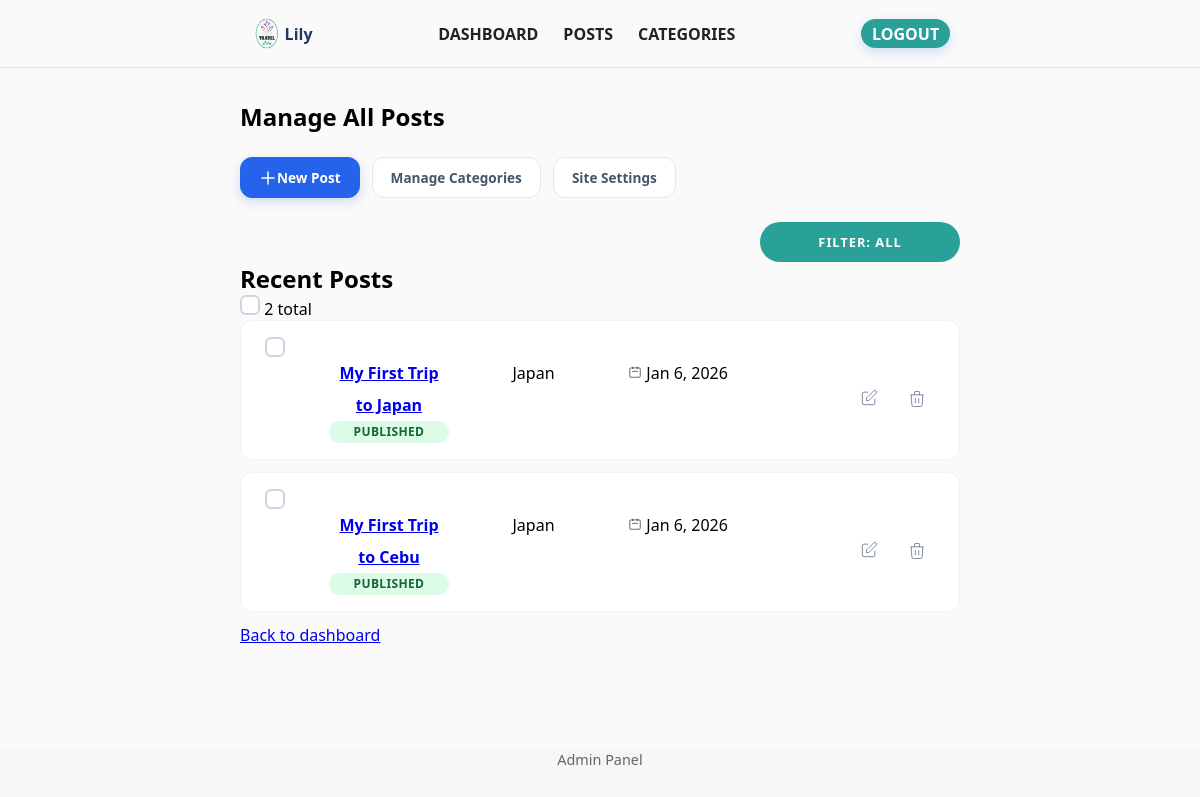
/admin/posts (signed in), run on the app's committed database.
### tables this page shows
CREATE TABLE posts (
    id INT AUTO_INCREMENT PRIMARY KEY,
    title VARCHAR(255) NOT NULL,
    slug VARCHAR(255) NOT NULL UNIQUE,
    content TEXT NOT NULL,
    featured_image VARCHAR(255),
    category_id INT NOT NULL,
    status ENUM('draft', 'published') DEFAULT 'draft',
    created_at TIMESTAMP DEFAULT CURRENT_TIMESTAMP,
    CONSTRAINT fk_category 
    FOREIGN KEY (category_id) REFERENCES categories(id) 
    ON DELETE RESTRICT
);

CREATE TABLE categories (
    id INT AUTO_INCREMENT PRIMARY KEY,
    name VARCHAR(100) NOT NULL,
    slug VARCHAR(120) NOT NULL UNIQUE,
    created_at TIMESTAMP DEFAULT CURRENT_TIMESTAMP
);

### includes/config.php (called while the page is built, shortened)
<?php
$dsn = "mysql:host=" . DB_HOST . ";dbname=" . DB_NAME . ";charset=utf8mb4";
try {
    $pdo = new PDO($dsn, DB_USER, DB_PASS, [
        PDO::ATTR_ERRMODE => PDO::ERRMODE_EXCEPTION,
        PDO::ATTR_DEFAULT_FETCH_MODE => PDO::FETCH_ASSOC
    ]);
} catch (PDOException $e) {
    error_log($e->getMessage());
    die("Database connection failed. Please try again later.");
}
function getSettings(PDO $pdo): array {
    $stmt = $pdo->query("SELECT `key`, `value` FROM settings");
    return $stmt->fetchAll(PDO::FETCH_KEY_PAIR);
}
$settings = getSettings($pdo);

### admin/posts.php (the view, shortened to what this page needs)
<?php
require_once '../includes/config.php';
require_once __DIR__ . '/includes/admin-header.php';
$statusFilter = $_GET['status'] ?? 'all';
$whereClauses = [];
$params = [];
$whereSql = !empty($whereClauses) ? 'WHERE ' . implode(' AND ', $whereClauses) : '';
$sql = "SELECT posts.id, posts.title, posts.status, posts.featured_image, posts.created_at, categories.name AS category
        FROM posts
        LEFT JOIN categories ON posts.category_id = categories.id
        $whereSql
        ORDER BY posts.created_at DESC";
$stmt = $pdo->prepare($sql);
$stmt->execute($params);
$posts = $stmt->fetchAll(PDO::FETCH_ASSOC);
?>
<section class="admin-section">
    <h1>Manage All Posts</h1>
    <div class="dashboard-actions">
        <a class="btn primary" href="<?= BASE_URL ?>admin/create-post">
            <svg width="18" height="18" fill="none" stroke="currentColor" viewBox="0 0 24 24">
            <path stroke-linecap="round" stroke-linejoin="round" stroke-width="2" d="M12 4v16m8-8H4"></path>
        </svg>
            New Post
        </a>
        <a class="btn" href="<?= BASE_URL ?>admin/categories">Manage Categories</a>
        <a class="btn" href="<?=BASE_URL?>admin/settings">Site Settings</a>
    </div>
    <nav class="admin-filters">
        <span class="display-text">FILTER: <?=$statusFilter?></span>
    </nav>
    <section class="dashboard-panel">
        <div class="panel-header">
            <h2>Recent Posts</h2>
            <label class="custom-checkbox">
                <span class="checkmark"></span>
            </label>
            <span class="post-count"><?= count($posts) ?> total</span>
        </div>
        <?php if ($posts): ?>
        <form method="post" action="posts-bulk" id="bulkActionForm">
            <div class="post-list-container">
                <?php foreach ($posts as $post): ?>
                    <div class="post-row-card">
                        <div class="post-row-leading">
                            <label class="custom-checkbox">
                                <span class="checkmark"></span>
                            </label>
                        </div>
                        <div class="post-row-main">
                            <h4 class="post-title-link">
                                <a href="<?= BASE_URL ?>admin/edit-post?id=<?= $post['id'] ?>">
                                    <?= htmlspecialchars($post['title']) ?>
                                </a>
                            </h4>
                            <span class="meta-item">
                                <?=htmlspecialchars($post['category']); ?>
                            </span>
                            <span class="meta-item">
                                <svg width="14" height="14" fill="none" stroke="currentColor" viewBox="0 0 24 24"><path d="M8 7V3m8 4V3m-9 8h10M5 21h14a2 2 0 002-2V7a2 2 0 00-2-2H5a2 2 0 00-2 2v12a2 2 0 002 2z" /></svg>
                                <?= date('M j, Y', strtotime($post['created_at'])) ?>
                            </span>
                            <span class="status-pill <?= $post['status'] ?>">
                                <?= ucfirst($post['status']) ?>
                            </span>
                        </div>
                        <div class="post-row-actions">
                            <a title="Edit" href="<?= BASE_URL ?>admin/edit-post?id=<?= $post['id'] ?>" class="action-icon-btn edit">
                                <svg width="20" height="20" fill="none" stroke="currentColor" viewBox="0 0 24 24"><path d="M11 5H6a2 2 0 00-2 2v11a2 2 0 002 2h11a2 2 0 002-2v-5m-1.414-9.414a2 2 0 112.828 2.828L11.828 15H9v-2.828l8.586-8.586z" /></svg>
                            </a>
                            <button
                                type="button"
                                class="action-icon-btn delete btn-delete-trigger"
                                data-id="<?= $post['id']; ?>"
                                data-title="<?= htmlspecialchars($post['title']); ?>"
                            >
                                <svg width="20" height="20" fill="none" stroke="currentColor" viewBox="0 0 24 24"><path d="M19 7l-.867 12.142A2 2 0 0116.138 21H7.862a2 2 0 01-1.995-1.858L5 7m5 4v6m4-6v6m1-10V4a1 1 0 00-1-1h-4a1 1 0 00-1 1v3M4 7h16" /></svg>
                            </button>
                        </div>
                    </div>
                <?php endforeach; ?>
            </div>
        </form>
        <?php else: ?>
            <p class="empty-state">No posts yet.</p>
        <?php endif; ?>
    </section>
    <p><a href="<?=BASE_URL?>admin/dashboard">Back to dashboard</a></p>
    </section>
<?php
require_once 'includes/admin-footer.php';
?>

### public/admin.php (shortened to what this page needs)
<?php
require_once __DIR__ . '/../includes/config.php';
$request = $_SERVER['REQUEST_URI'];
$request = parse_url($request, PHP_URL_PATH);
$request = rtrim($request, '/');
$request = str_replace(rtrim(BASE_URL, '/') . '/admin', '', $request);
$routes = [
    '/' => 'login.php',
    '/login' => 'login.php',
    '/dashboard' => 'dashboard.php',
    '/posts-bulk' => 'posts-bulk.php',
    '/posts' => 'posts.php',
    '/create-post' => 'create-post.php',
    '/edit-post' => 'edit-post.php',
    '/delete-post' => 'delete-post.php',
    '/categories' => 'categories.php',
    '/create-category' => 'create-category.php',
    '/update-category' => 'update-category.php',
    '/delete-category' => 'delete-category.php',
    '/settings' => 'settings.php',
    '/settings-save' => 'settings-save.php',
    '/logout' => 'logout.php',
    '/404-admin' => 'admin404.php',
];
if (isset($routes[$request])) {
    require_once __DIR__ . '/../admin/' . $routes[$request];
} else {
    http_response_code(404);
    HEADER('Location: '. BASE_URL . 'admin/404-admin');
    exit;
}

### admin/includes/admin-header.php (shortened to what this page needs)
<!DOCTYPE html>
<html lang="en">
<head>
    <link rel="stylesheet" href="<?=BASE_URL?>assets/css/admin.css">
</head>
<body>
<header class="admin-header container">
    <div class="header-content">
        <div class="logo">
            <a href="<?=BASE_URL?>admin">
                <img src="<?=BASE_URL?>assets/images/logo.png" loading="lazy">
                <div class="website-name"><?=htmlspecialchars($settings['website_name'] ?? 'Admin') ?></div>
            </a>
            </div>
        <nav>
            <a href="<?=BASE_URL?>admin/dashboard">DASHBOARD</a>
            <a href="<?=BASE_URL?>admin/posts">POSTS</a>
            <a href="<?=BASE_URL?>admin/categories">CATEGORIES</a>
        </nav>
        <div class="log"><a href="<?=BASE_URL?>admin/logout" class='logout'>LOGOUT</a></div>
    </div>
</header>
<main class="admin-content container">

### admin/includes/admin-footer.php (shortened to what this page needs)
</main>
<footer class="admin-footer container">
    <p>Admin Panel</p>
</footer>
</body>
</html>

### public/assets/css/admin.css (style rules this page uses)
:root { --primary: #1f3a5f; --accent: #2aa198; --text: #222; --muted: #666; --border: #e5e5e5; --bg-light: #fafafa; }
* { margin: 0; padding: 0; box-sizing: border-box; }
body { font-family: system-ui, sans-serif; background: #f6f6f6; display: flex; flex-direction: column; min-height: 100vh; }
.container { width: 100dvw; margin-inline: auto; }
.admin-header { background: var(--bg-light); padding: 1rem; border-bottom: 1px solid var(--border); display: flex; justify-content: center; align-items: center; }
.admin-header .header-content { width: 100%; padding-inline: 20%; display: flex; justify-content: space-between; align-items: center; position: relative; }
.admin-header .logo a { display: flex; align-items: center; color: var(--primary); }
.admin-header .logo a img { width: 35px; height: 35px; display: inline-block; }
.admin-header nav { flex: .5; display: flex; justify-content: space-around; align-items: center; gap: 25px; }
.admin-header a { color: var(--text); text-decoration: none; font-weight: 700; }
.log a { background-color: var(--accent); color: #fff; font-size: 1em; padding: .2em .7em; border-radius: 99px; box-shadow: 0 4px 12px rgba(37, 99, 235, 0.2); display: inline-block; }
.admin-content { flex: 1; background: var(--bg-light); }
.admin-section { max-width: 100%; padding-inline: 20%; margin: 2rem auto; background: var(--bg-light); border-radius: 20px; }
.dashboard-actions { display: flex; gap: 12px; margin: 24px 0; flex-wrap: wrap; }
.dashboard-actions .btn { display: inline-flex; align-items: center; padding: 10px 18px; border-radius: 12px; font-size: 0.85rem; font-weight: 600; text-decoration: none; transition: all 0.2s cubic-bezier(0.4, 0, 0.2, 1); border: 1px solid #e2e8f0; background: #ffffff; color: #475569; }
.dashboard-actions .btn.primary { background: #2563eb; color: #ffffff; border-color: #2563eb; box-shadow: 0 4px 12px rgba(37, 99, 235, 0.2); }
.post-row-card { width: 100%; display: flex; flex-wrap: wrap; justify-content: space-between; align-items: center; background: #fff; padding: 1rem 1.5rem; margin-bottom: 0.75rem; border-radius: 12px; border: 1px solid #edf2f7; transition: all 0.2s cubic-bezier(0.4, 0, 0.2, 1); }
.post-row-leading { display: flex; align-items: center; gap: 1.25rem; flex-shrink: 0; }
.post-row-main { flex-grow: 1; margin-left: 4rem; display: flex; flex-wrap: wrap; gap: 5%; }
.post-row-main > * { flex-grow: 1; width: 120px; max-width: 120px; text-align: center; line-height: 2rem; }
.post-title-link { flex-grow: 1; width: 120px; max-width: 120px; }
.status-pill { width: 100%; height: 22px; font-size: 0.75rem; font-weight: 600; border-radius: 99px; text-transform: uppercase; letter-spacing: 0.03em; text-align: center; line-height: 22px; }
.status-pill.published { background: #dcfce7; color: #166534; }
.action-icon-btn { padding: 8px; border-radius: 8px; border: none; background: transparent; color: #64748b; cursor: pointer; transition: background 0.2s; }
.post-row-actions { display: flex; align-items: center; gap: 0.75rem; flex-shrink: 0; margin-left: 2rem; }
.custom-checkbox { position: relative; display: inline-block; width: 20px; height: 20px; cursor: pointer; user-select: none; }
.checkmark { position: absolute; top: 0; left: 0; height: 20px; width: 20px; background-color: #fff; border: 2px solid #cbd5e1; border-radius: 6px; transition: all 0.2s cubic-bezier(0.4, 0, 0.2, 1); }
.admin-footer { margin-top: auto; height: 50px; text-align: center; font-size: 0.9rem; color: var(--muted); }
button { cursor: pointer; background: var(--primary); color: #fff; border: none; border-radius: 4px; padding: 0.5rem; }

### data on the page
posts: title "My First Trip to Japan", category.name "Japan", created_at "Jan 6, 2026", status "PUBLISHED"
posts: title "My First Trip to Cebu", category.name "Japan", created_at "Jan 6, 2026", status "PUBLISHED"

### other printed values
$settings['website_name'] "Lily"
$statusFilter "ALL"
count($posts) "2"
